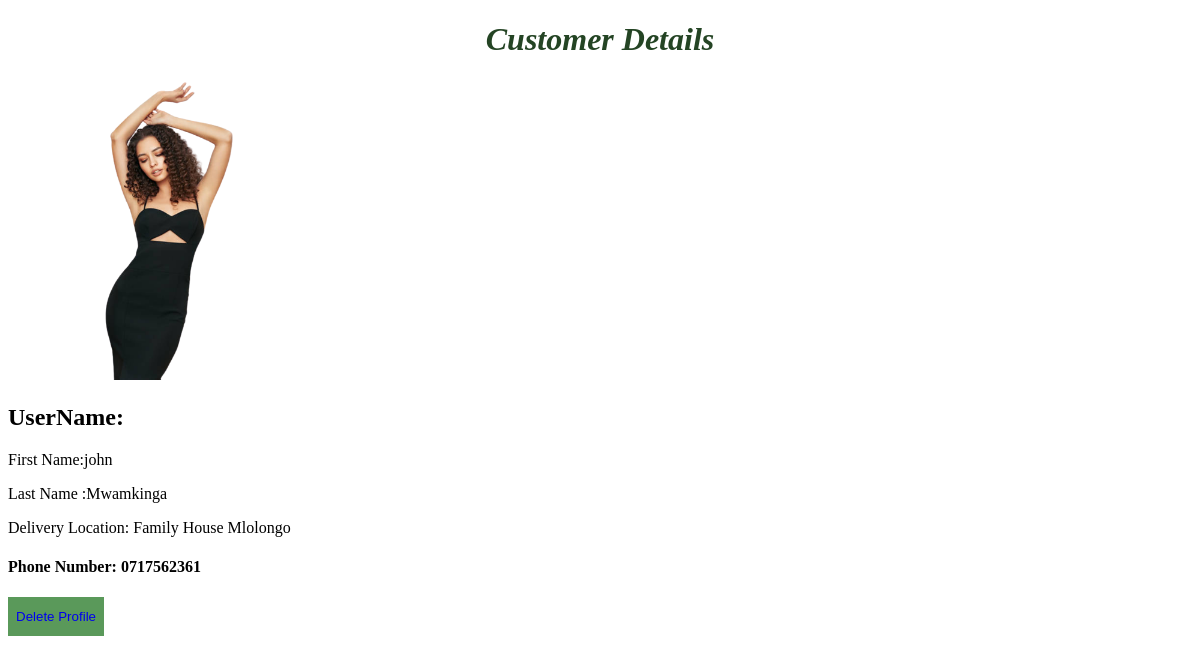
Page /customer/user/detail/13 on the committed database.
### customer/models.py (models this page shows)
class Customer(models.Model):
    user=models.OneToOneField(User,null=True,on_delete=models.CASCADE)
    image=models.ImageField(default="")
    first_Name=models.CharField(max_length=32)
    last_Name=models.CharField(max_length=32)
    email_Address=models.EmailField()
    phone_No=models.CharField(max_length=32)
    account_password=models.CharField(max_length=32)
    delivery_Location=models.CharField(max_length=32)

### customer/views.py (the view)
# urls.py: path("user/detail/<int:id>",customer_detail,name="customer_detail_view"),
def customer_detail(request,id):
    customer=Customer.objects.get(id=id)
    return render(request,"customer/customer_detail.html",{"customer":customer})

### templates/customer/customer_detail.html (shortened to what this page needs)
<!DOCTYPE html>
<html lang="en">
<head>
</head>
<body>
    <h1>Customer Details</h1>
    <div class="customer-details">
        <img src="{{customer.image.url}}" alt="images"/>
        <h2>UserName:{{customer.name.username}}</h2>
        <p>First Name:{{customer.first_Name}}</p>
        <p>Last Name :{{customer.last_Name}}</p>
        <p>Delivery Location: {{customer.delivery_Location}}</p>
        <h4>Phone Number: {{customer.phone_No}}</h4>
        <button><a href="{% url 'customer_delete_view' id=customer.id %}">Delete Profile</a>
        </button>
    </div>
</body>
</html>

### templates/customer/customer_detail.html (style rules this page uses)
img { width: 300px; height: 300px; }
a { text-decoration: none; }
button { padding: 12px 8px; border-style: none; background-color: rgb(90, 153, 90); color: white; margin-right: 20px; }
h1 { text-align: center; font-weight: bolder; color: rgb(36, 68, 36); font-style: italic; }

### rows in the picture
Customer: image (picture), first_Name "john", last_Name "Mwamkinga", delivery_Location "Family House Mlolongo", phone_No "0717562361"
